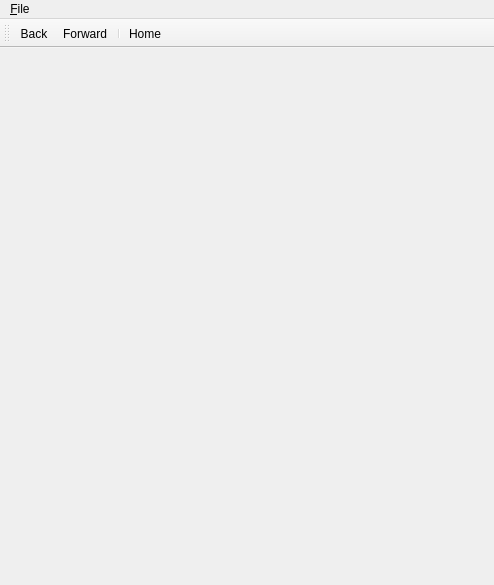
<?xml version="1.0" encoding="UTF-8"?>
<ui version="4.0">
 <class>HelpBA</class>
 <widget class="QMainWindow" name="HelpBA">
  <property name="geometry">
   <rect>
    <x>0</x>
    <y>0</y>
    <width>494</width>
    <height>585</height>
   </rect>
  </property>
  <property name="windowTitle">
   <string>MainWindow</string>
  </property>
  <widget class="QWidget" name="widget"/>
  <widget class="QToolBar" name="toolBar">
   <property name="label" stdset="0">
    <string>Tools</string>
   </property>
   <attribute name="toolBarArea">
    <enum>TopToolBarArea</enum>
   </attribute>
   <attribute name="toolBarBreak">
    <bool>false</bool>
   </attribute>
   <addaction name="fileBackAction"/>
   <addaction name="fileForwardAction"/>
   <addaction name="separator"/>
   <addaction name="fileHomeAction"/>
  </widget>
  <widget class="QMenuBar" name="menubar">
   <property name="geometry">
    <rect>
     <x>0</x>
     <y>0</y>
     <width>494</width>
     <height>27</height>
    </rect>
   </property>
   <widget class="QMenu" name="fileMenu">
    <property name="title">
     <string>&amp;File</string>
    </property>
    <addaction name="separator"/>
    <addaction name="fileHomeAction"/>
    <addaction name="fileBackAction"/>
    <addaction name="fileForwardAction"/>
    <addaction name="separator"/>
    <addaction name="fileExitAction"/>
   </widget>
   <addaction name="fileMenu"/>
  </widget>
  <action name="fileHomeAction">
   <property name="text">
    <string>Home</string>
   </property>
   <property name="iconText">
    <string>Home</string>
   </property>
   <property name="shortcut">
    <string>Ctrl+H</string>
   </property>
   <property name="name" stdset="0">
    <cstring>fileHomeAction</cstring>
   </property>
  </action>
  <action name="fileBackAction">
   <property name="text">
    <string>Back</string>
   </property>
   <property name="iconText">
    <string>Back</string>
   </property>
   <property name="shortcut">
    <string>Ctrl+B</string>
   </property>
   <property name="name" stdset="0">
    <cstring>fileBackAction</cstring>
   </property>
  </action>
  <action name="fileForwardAction">
   <property name="text">
    <string>Forward</string>
   </property>
   <property name="iconText">
    <string>Forward</string>
   </property>
   <property name="shortcut">
    <string>Ctrl+F</string>
   </property>
   <property name="name" stdset="0">
    <cstring>fileForwardAction</cstring>
   </property>
  </action>
  <action name="fileExitAction">
   <property name="text">
    <string>Exit</string>
   </property>
   <property name="iconText">
    <string>Exit</string>
   </property>
   <property name="shortcut">
    <string>Ctrl+Q</string>
   </property>
   <property name="name" stdset="0">
    <cstring>fileExitAction</cstring>
   </property>
  </action>
 </widget>
 <layoutdefault spacing="6" margin="11"/>
 <resources/>
 <connections>
  <connection>
   <sender>fileExitAction</sender>
   <signal>activated()</signal>
   <receiver>HelpBA</receiver>
   <slot>exitSlot()</slot>
   <hints>
    <hint type="sourcelabel">
     <x>-1</x>
     <y>-1</y>
    </hint>
    <hint type="destinationlabel">
     <x>20</x>
     <y>20</y>
    </hint>
   </hints>
  </connection>
  <connection>
   <sender>fileBackAction</sender>
   <signal>activated()</signal>
   <receiver>HelpBA</receiver>
   <slot>backSlot()</slot>
   <hints>
    <hint type="sourcelabel">
     <x>-1</x>
     <y>-1</y>
    </hint>
    <hint type="destinationlabel">
     <x>20</x>
     <y>20</y>
    </hint>
   </hints>
  </connection>
  <connection>
   <sender>fileForwardAction</sender>
   <signal>activated()</signal>
   <receiver>HelpBA</receiver>
   <slot>forwardSlot()</slot>
   <hints>
    <hint type="sourcelabel">
     <x>-1</x>
     <y>-1</y>
    </hint>
    <hint type="destinationlabel">
     <x>20</x>
     <y>20</y>
    </hint>
   </hints>
  </connection>
  <connection>
   <sender>fileHomeAction</sender>
   <signal>activated()</signal>
   <receiver>HelpBA</receiver>
   <slot>homeSlot()</slot>
   <hints>
    <hint type="sourcelabel">
     <x>-1</x>
     <y>-1</y>
    </hint>
    <hint type="destinationlabel">
     <x>20</x>
     <y>20</y>
    </hint>
   </hints>
  </connection>
 </connections>
</ui>
